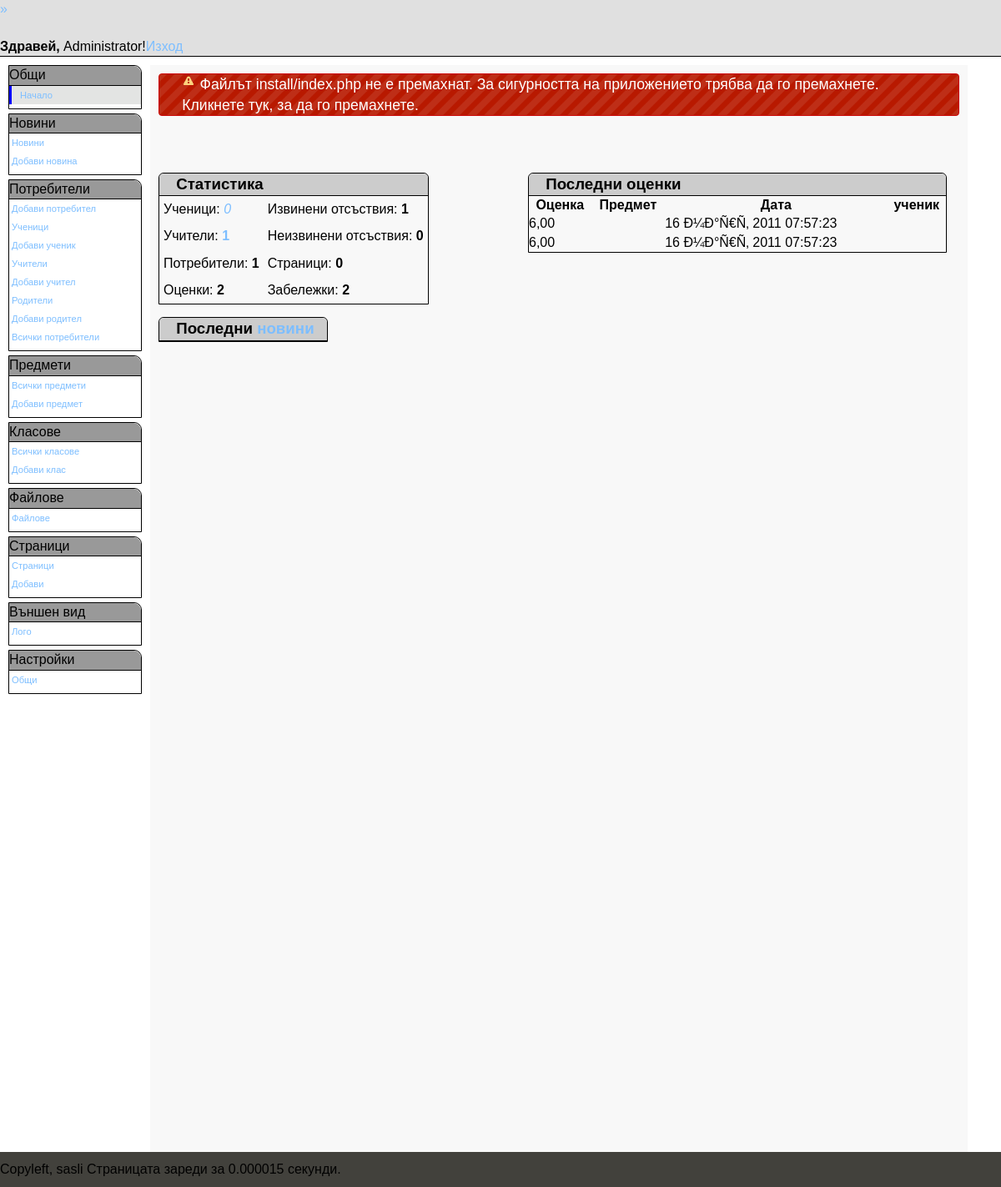
Page /admin/index.php (signed in) on the committed database.
### tables this page shows
CREATE TABLE IF NOT EXISTS `user` (
  `id` int(255) NOT NULL AUTO_INCREMENT,
  `username` varchar(255) NOT NULL,
  `password` varchar(255) NOT NULL,
  `role` varchar(255) NOT NULL,
  `name` varchar(255) NOT NULL,
  `email` varchar(255) NOT NULL,
  `snimka` varchar(255) NOT NULL,
  `dateReg` varchar(255) NOT NULL,
  `predmetID` int(11) NOT NULL,
  `approved` int(11) NOT NULL,
  `classID` int(11) NOT NULL,
  PRIMARY KEY (`id`)
);

CREATE TABLE `ocenka` (
  `id` int(255) NOT NULL AUTO_INCREMENT,
  `value` varchar(255) NOT NULL,
  `predmetID` varchar(255) NOT NULL,
  `opisanie` varchar(255) NOT NULL,
  `vid` int(11) NOT NULL DEFAULT '0' COMMENT '0=normalna,1=srochna,2=gosidhna',
  `date` varchar(255) NOT NULL,
  `uchenikID` int(11) NOT NULL,
  PRIMARY KEY (`id`),
  UNIQUE KEY `uchenikID` (`id`)
);

### inc/functions.php (the view, shortened to what this page needs)
<?
function error($err, $inc=0, $width="100%"){
?>
<div class="ui-widget" style="width:<?=$width?>">
		<div class="ui-state-error ui-corner-all" style="padding: 0 .7em;">
				<p><span class="ui-icon ui-icon-alert" style="float: left; margin-right: .3em;"></span>
						<? if($inc == 1){echo "<strong>Грешка:</strong>";} echo $err; ?>
				</p>
		</div>
</div>
<?
	}
?>
<?
	function checkLoginBool($uname, $p, $tbl="user"){
	$username = htmlspecialchars($uname);
	$pass = $p;
	$q = mysql_query("SELECT * FROM `$tbl` WHERE `username` = '$username'");
	if(mysql_num_rows($q) > 0){
	while($r = mysql_fetch_array($q)){
		$realpass = $r['password'];
		$role = $r['role'];
		$realname = $r['username'];
		}
		if($pass != $realpass || $username != $realname){return 0;}
			else{return 1;}
	}else{return 0;}
	}
	?>
<?
	function getRole($usr){
		$q = mysql_query("SELECT * FROM `user` WHERE `username` = '$usr'");
		while($r = mysql_fetch_array($q)){
				return "$r[role]";
			}
		}
	function getStudentsCount(){
		$q = mysql_query("SELECT * FROM `uchenik`");
		echo mysql_num_rows($q);
		}
	function getID($usr, $tbl = "user"){
		$q = mysql_query("SELECT * FROM `$tbl` WHERE `username` = '$usr'");
		while($r = mysql_fetch_array($q)){
				return "$r[id]";
			}
		}
		function getNameById($id, $role){
			if($role == 1){
		$q = mysql_query("SELECT * FROM `uchenik` WHERE `id` = '$id'");
			}
			else{
				$q = mysql_query("SELECT * FROM `user` WHERE `id` = '$id'");
		while($r = mysql_fetch_array($q)){
				return "$r[name]";
			}
				}
		}
		function getPredmetById($id){
			$q = mysql_query("SELECT * FROM `predmet` WHERE `id` = '$id'");
		while($r = mysql_fetch_array($q)){
				return "$r[name]";
			}
			}
				?>
<?
			function getAllGrades($limit){
			$q = mysql_query("SELECT * FROM `ocenka` LIMIT $limit");
			echo "<table width=\"500px\" border=\"0\" cellspacing=\"0\" cellpadding=\"0\"><th>Оценка</th><th>Предмет</th><th>Дата</th><th>ученик</th>";
			while($r = mysql_fetch_array($q)){
				echo "<tr>
    <td>$r[value] &nbsp;</td>
    <td>".getPredmetById($r['predmetID'])."</td>
    <td>$r[date]</td>
	<td><a href=\"editUser.php?w=stu&id=$r[uchenikID]\">".getNameById($r['uchenikID'], 1)."</a></td></tr>";
			}
			echo "</table>";
		}
					?>
<?
		function get_option($key){
				$q = mysql_query("SELECT * FROM `option` WHERE `key` ='". mysql_real_escape_string($key)."'");
			}
			?>
<?
	function cnt($tbl, $more =""){
		$q = mysql_query("SELECT * FROM `$tbl` $more");
		$w = 0;
		while($r = mysql_fetch_array($q)){
			$w++;
			}
		return $w;
	}
	?>

### admin/admheader.php (shortened to what this page needs)
<?
$c="../";
$mtime = microtime();
$mtime = explode(" ",$mtime);
$mtime = $mtime[1] + $mtime[0];
$tstart = $mtime;
include $c."inc/functions.php";
?>
<!DOCTYPE html PUBLIC "-//W3C//DTD XHTML 1.0 Transitional//EN" "http://www.w3.org/TR/xhtml1/DTD/xhtml1-transitional.dtd">
<html xmlns="http://www.w3.org/1999/xhtml">
<head>
  <link href="css/a_style.css" rel="stylesheet" type="text/css" />
 <link type="text/css" href="css/ui-lightness/jquery-ui-1.8.9.custom.css" rel="stylesheet" />
<link rel="stylesheet" media="screen" type="text/css" href="css/colorpicker.css" />
<script type="text/javascript" src="js/colorpicker.js"></script></head>
</head>
<body>
<div id="wrap">
 <div id="head"><div id="logo"><a href="<?=get_option("url")?>">&raquo;<?=get_option("title")?></a></div><br />
<div id="greeting">
<?
$ok = 0;
$role=-9;
if (isset($_COOKIE["user"]) && isset($_COOKIE["pass"])){
	if(checkLoginBool($_COOKIE["user"], $_COOKIE["pass"])){
		$ok = 1;
		}else{
		$ok = 0;
	}
	}
	if($ok){
		if($role == -9){
		$role = getRole($_COOKIE['user']);
		$id = getID($_COOKIE['user']);
		echo "<strong>Здравей, </strong>" . getNamebyID($id, $role) . "!<a href=\"logout.php\">Изход</a><br />";
		}else{
		 $id = getID(getNamebyEGN($_COOKIE['egn']));
			echo "<strong>Здравей, </strong>" . getNamebyEGN($_COOKIE['egn']) . "!";
		}
	}
else{
		}
?>
</div>
</div>
  <div id="side">
    <? include "menu.php";?>
    </div>
	  <div id="content">

### admin/menu.php
<div id="lmenu">
<?
if($ok)
{
?>
<div id="mnupart">
<div class="ttl"><a class="tog" id="1">Общи</a></div>
<ul id="a1">
<li><a href="<?=get_option("url")?>admin" id="dashboard">Начало</a></li>
</ul>
</div>
<div id="mnupart"><div class="ttl"><a class="tog" id="8">Новини</a></div>
<ul id="a8">
<li><a href="<?=get_option("url")?>admin/?do=view&w=news" id="novini">Новини</a></li>
<li><a href="<?=get_option("url")?>admin/?do=addNews" id="dobavinovina">Добави новина</a></li>
</ul>
</div>
<div id="mnupart"><div class="ttl"><a class="tog" id="4">Потребители</a></div>
<ul id="a4">
<li><a href="<?=get_option("url")?>admin/?do=add" id="addusr">Добави потребител</a></li>
<li><a href="<?=get_option("url")?>admin/?do=view&w=students" id="students">Ученици</a></li>
<li><a href="<?=get_option("url")?>admin/?do=add&w=student" id="addstu">Добави ученик</a></li>
<li><a href="<?=get_option("url")?>admin/?do=view&w=teachers" id="teachers">Учители</a></li>
<li><a href="<?=get_option("url")?>admin/?do=add&w=teacher" id="addteach">Добави учител</a></li>
<li><a href="<?=get_option("url")?>admin/?do=view&w=parents" id="parents">Родители</a></li>
<li><a href="<?=get_option("url")?>admin/?do=add&w=parent" id="addpar">Добави родител</a></li>
<li><a href="<?=get_option("url")?>admin/?do=view&w=all" id="all">Всички потребители</a></li>
</ul>
</div>
<div id="mnupart"><div class="ttl"><a class="tog" id="5">Предмети</a></div>
<ul id="a5">
<li><a href="<?=get_option("url")?>admin/?do=view&w=subjs" id="subjsv">Всички предмети</a></li>
<li><a href="<?=get_option("url")?>admin/?do=addSubj" id="addsubj">Добави предмет</a></li></ul>
</div>
<div id="mnupart"><div class="ttl"><a class="tog" id="9">Класове</a></div>
<ul id="a9">
<li><a href="<?=get_option("url")?>admin/?do=view&w=classes" id="classesv">Всички класове</a></li>
<li><a href="<?=get_option("url")?>admin/?do=addClass" id="addclass">Добави клас</a></li>
</ul>
</div>
<div id="mnupart"><div class="ttl"><a class="tog" id="11">Файлове</a></div>
<ul id="a2">
<li><a id="files" href="<?=get_option("url")?>admin/files.php">Файлове</a></li>
</ul>
</div>
<div id="mnupart"><div class="ttl"><a class="tog" id="3">Страници</a></div>
<ul id="a3">
<li><a id="pages" href="<?=get_option("url")?>admin/?do=view&w=pages">Страници</a></li>
<li><a id="addpages" href="<?=get_option("url")?>admin/?do=addPage">Добави</a></li>
</ul>
</div>
<div id="mnupart"><div class="ttl"><a class="tog" id="6">Външен вид</a></div>
<ul id="a6">
<li><a id="lgo" href="<?=get_option("url")?>admin/?do=edit&w=app">Лого</a></li>
</ul>
</div>
<div id="mnupart"><div class="ttl"><a class="tog" id="7">Настройки</a></div>
<ul id="a7">
<li><a id="obshti" href="<?=get_option("url")?>admin/?do=edit&w=main">Общи</a></li>
</ul>
</div>
<?
}
?>
</div>

### admin/index.php (shortened to what this page needs)
<?
include "admheader.php";
?>
<?
if($ok){
$username = $_COOKIE['user'];
$pass = $_COOKIE['pass'];
$q = mysql_query("SELECT * FROM `user` WHERE `username` = '$username' AND `password` = '$pass'");
	while($r = mysql_fetch_array($q)){
		$role = $r['role'];
		}
		if($role == 1){
				echo "Вие нямате администраторски права. <a href='../index.php'>Назад</a>.";
			}
			else if($role == 0 || $role == 2){
				$d = !isset($_GET['do']) ? "0":$_GET['do'];
				switch($d){
					default;
					if(file_exists("../install/index.php")){
						error("<a href=\"rminst.php\">Файлът install/index.php не е премахнат. За сигурността на приложението трябва да го премахнете. Кликнете тук, за да го премахнете.</a>");
					echo "<br /><br /><br />";
					}
				?>
<div id="info" style="float:left;">
	<div id="title">
	  <h3>&nbsp;Статистика</h3>
	</div>
    <table width="100%" border="0" cellspacing="0" cellpadding="5">
  <tr>
    <td>      <?
echo "Ученици: ";
echo "<a href=\"?do=view&w=students\"><em>";
getStudentsCount();
echo "</em></a>";
?></td>
    <td>Извинени отсъствия:<strong>
<?=cnt("otsastvie", "WHERE `type` ='1'")?>
    </strong></td>
  </tr>
  <tr>
    <td>Учители:<strong> <a href="<?=get_option("url")?>admin/?do=view&amp;w=teachers">
    		<?=cnt("user", "WHERE `role`=2")?>
    </a></strong></td>
    <td>Неизвинени отсъствия: <strong>
    		<?=cnt("otsastvie", "WHERE `type` ='0'")?>
    </strong></td>
  </tr>
  <tr>
    <td>Потребители: <strong>
    		<?=(cnt("user")+cnt("uchenik")+cnt("roditel", "WHERE `state` = 1"))?>
    </strong></td>
    <td>Страници: <strong>
    		<?=cnt("page")?>
    </strong></td>
  </tr>
  <tr>
    <td>Оценки: <strong>
    		<?=cnt("ocenka")?>
    </strong></td>
    <td>Забележки: <strong>
    		<?=cnt("notes")?>
    </strong></td>
  </tr>
</table>
</div>
<div id="info" style="float:right;;">
	<div id="title">
	  <h3>&nbsp;Последни оценки</h3>
	</div>
<?=getAllGrades(6);?>
</div>
<div id="info" style="clear:both">
	<div id="title">
	  <h3>&nbsp;Последни <a href="?do=view&amp;w=news">новини</a></h3>
	</div>
</div>
				<?
				break;
						?>
					<?
			}
			}
}
?>
	   <br />
<br />
<br />
<br />
<br />
<br />
<br />
<br />
<br />
<br />
<br />
<br />
<br />
<br />
<br />
<br />
<br />
<br />
<br />
<br />
<br />
<br />
<br />
<br />
<br />
<br />
<br />
<br />
<br />
<br />
<br />
<br />
<br />
<br />
<br />
<br />
<br />
<br />
<br />
<br />
<br />
<br />
<br />
<br />
<br />
<br />
<br />
<br />
<br />
<br />
<br />
<br />
	<?
	include "footer.php";
	?>

### admin/footer.php (shortened to what this page needs)
    </div>
  <div class="footer">
Copyleft, sasli<span style="float:right;"><?=$version?></span>
<?
$mtime = microtime();
$mtime = explode(" ",$mtime);
$mtime = $mtime[1] + $mtime[0];
$tend = $mtime;
$totaltime = ($tend - $tstart);
printf ("Страницата зареди за %f секунди.", $totaltime);
?>
     </div>
  </div>
</body>
</html>

### admin/css/a_style.css (style rules this page uses)
html, body, div, span, applet, object, iframe, h1, h2, h3, h4, h5, h6, p, blockquote, pre, a, abbr, acronym, address, big, cite, code, del, dfn, em, font, img, ins, kbd, q, s, samp, small, strike, strong, tt, var, b, u, i, center, dl, dt, dd, ol, ul, li, fieldset, form, label, legend { background: transparent; border: 0; margin: 0; padding: 0; vertical-align: baseline; }
body { font: 100%/1.4 Verdana, Arial, Helvetica, sans-serif; background: #FFF; color: #000; }
ul, ol, dl { padding: 0; margin: 0; list-style: none; }
h1, h2, h3, h4, h5, h6, p { margin-top: 0; padding-right: 15px; padding-left: 15px; }
table { border-collapse: collapse; border-spacing: 1; }
a:link { color: #7DBEFF; text-decoration: none; }
#wrap { width: 100%; background: #FFF; margin: 0 auto; }
#head { background: #E0E0E0; border-bottom: 1px solid black; }
#side { float: left; width: 180px; padding-bottom: 10px; padding-top: 10px; }
#content { position: static; padding: 10px 10px; width: 80%; float: left; background: #F8F8F8; min-width:800px; margin-top: 10px; }
.footer { padding: 10px 0; background: #42413C; position: relative; clear: both; }
#lmenu { width:160px; margin-left:10px; margin-right: 20px; float:left; clear:both; }
#lmenu li a { font: 0.7em Verdana, Helvetica, sans-serif; color: #7DBEFF; display: block; width: auto; padding: 5px 0; padding-right: 10px; padding-left: 3px; text-decoration: none; }
#lmenu #mnupart .ttl { width:100%; background:#999; border-bottom:1px solid black; -moz-border-radius-topleft: 9px; border-top-right-radius: 9px; -moz-border-radius-topright: 9px; cursor:pointer; }
#lmenu #mnupart { border: 1px solid black; -moz-border-radius-topleft: 9px; border-top-right-radius: 9px; -moz-border-radius-topright: 9px; margin-bottom:5px; padding: 0px 0px 5px 0px; }
#lmenu .tog { display:block; text-decoration: none; }
#info { margin-bottom:15px; float:left; border: 1px solid black; border-top-left-radius: 6px; -moz-border-radius-topleft: 6px; border-top-right-radius: 6px; -moz-border-radius-topright: 6px; margin-right:15px; }
#info #title { background: #CCC; width:100%; border-bottom: 1px solid black; border-top-left-radius: 6px; -moz-border-radius-topleft: 6px; border-top-right-radius: 6px; -moz-border-radius-topright: 6px; }

### rows in the picture
user: getNamebyID($id, $role) "Administrator"
ocenka: value "6,00", date "16 Ð¼Ð°Ñ€Ñ‚ 2011 07:57:23"
ocenka: value "6,00", date "16 Ð¼Ð°Ñ€Ñ‚ 2011 07:57:23"

### other values in the picture
$err "Файлът install/index.php не е премахнат. За сигурността на приложението трябва да го премахнете. Кликнете тук, за да го премахнете."
mysql_num_rows($q) "0"
cnt("otsastvie", "WHERE `type` ='1'") "1"
cnt("user", "WHERE `role`=2") "1"
cnt("otsastvie", "WHERE `type` ='0'") "0"
cnt("user")+cnt("uchenik")+cnt("roditel", "WHERE `state` = 1") "1"
cnt("page") "0"
cnt("ocenka") "2"
cnt("notes") "2"
$totaltime "0.000015"
